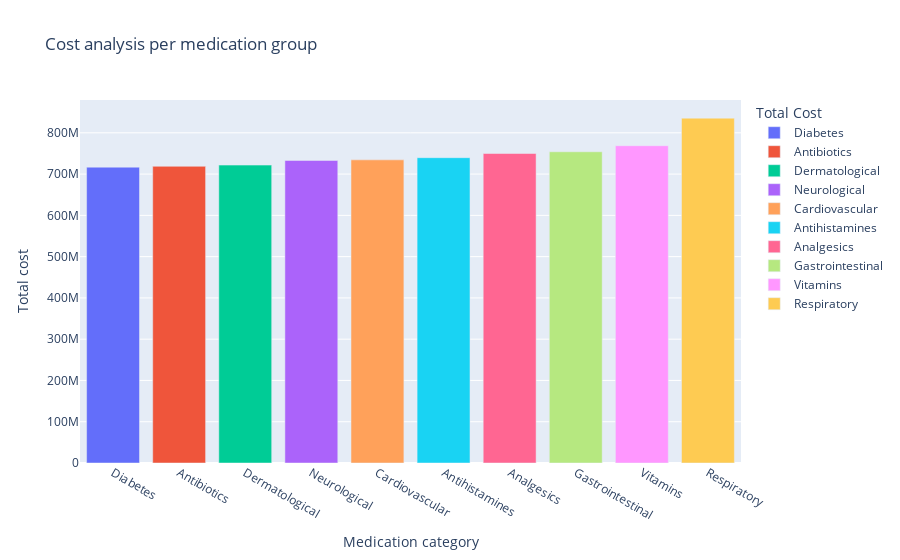

Notebook code cell kept with this figure:
### Code cell
plotting_cost=df.groupby('medication_category')['total_cost_egp'].sum().reset_index().sort_values(by='total_cost_egp')

fig=px.bar(plotting_cost,
            x='medication_category',
            y='total_cost_egp',
            color='medication_category',
            labels={'medication_category':'Medication category', 'total_cost_egp':'Total cost'},
            title='Cost analysis per medication group')
fig.update_layout(legend_title_text='Total Cost')
fig.show()

### Figure 1 — Plotly figure (JSON) as saved in the notebook; plotly's stock layout.template omitted (floating-point values rounded to 4 significant figures)
{"data": [{"hovertemplate": "Medication category=%{x}<br>Total cost=%{y}<extra></extra>", "legendgroup": "Diabetes", "marker": {"color": "#636efa", "pattern": {"shape": ""}}, "name": "Diabetes", "orientation": "v", "showlegend": true, "textposition": "auto", "x": ["Diabetes"], "xaxis": "x", "y": [716800000.0], "yaxis": "y", "type": "bar"}, {"hovertemplate": "Medication category=%{x}<br>Total cost=%{y}<extra></extra>", "legendgroup": "Antibiotics", "marker": {"color": "#EF553B", "pattern": {"shape": ""}}, "name": "Antibiotics", "orientation": "v", "showlegend": true, "textposition": "auto", "x": ["Antibiotics"], "xaxis": "x", "y": [718900000.0], "yaxis": "y", "type": "bar"}, {"hovertemplate": "Medication category=%{x}<br>Total cost=%{y}<extra></extra>", "legendgroup": "Dermatological", "marker": {"color": "#00cc96", "pattern": {"shape": ""}}, "name": "Dermatological", "orientation": "v", "showlegend": true, "textposition": "auto", "x": ["Dermatological"], "xaxis": "x", "y": [721800000.0], "yaxis": "y", "type": "bar"}, {"hovertemplate": "Medication category=%{x}<br>Total cost=%{y}<extra></extra>", "legendgroup": "Neurological", "marker": {"color": "#ab63fa", "pattern": {"shape": ""}}, "name": "Neurological", "orientation": "v", "showlegend": true, "textposition": "auto", "x": ["Neurological"], "xaxis": "x", "y": [733100000.0], "yaxis": "y", "type": "bar"}, {"hovertemplate": "Medication category=%{x}<br>Total cost=%{y}<extra></extra>", "legendgroup": "Cardiovascular", "marker": {"color": "#FFA15A", "pattern": {"shape": ""}}, "name": "Cardiovascular", "orientation": "v", "showlegend": true, "textposition": "auto", "x": ["Cardiovascular"], "xaxis": "x", "y": [734500000.0], "yaxis": "y", "type": "bar"}, {"hovertemplate": "Medication category=%{x}<br>Total cost=%{y}<extra></extra>", "legendgroup": "Antihistamines", "marker": {"color": "#19d3f3", "pattern": {"shape": ""}}, "name": "Antihistamines", "orientation": "v", "showlegend": true, "textposition": "auto", "x": ["Antihistamines"], "xaxis": "x", "y": [739800000.0], "yaxis": "y", "type": "bar"}, {"hovertemplate": "Medication category=%{x}<br>Total cost=%{y}<extra></extra>", "legendgroup": "Analgesics", "marker": {"color": "#FF6692", "pattern": {"shape": ""}}, "name": "Analgesics", "orientation": "v", "showlegend": true, "textposition": "auto", "x": ["Analgesics"], "xaxis": "x", "y": [749900000.0], "yaxis": "y", "type": "bar"}, {"hovertemplate": "Medication category=%{x}<br>Total cost=%{y}<extra></extra>", "legendgroup": "Gastrointestinal", "marker": {"color": "#B6E880", "pattern": {"shape": ""}}, "name": "Gastrointestinal", "orientation": "v", "showlegend": true, "textposition": "auto", "x": ["Gastrointestinal"], "xaxis": "x", "y": [754100000.0], "yaxis": "y", "type": "bar"}, {"hovertemplate": "Medication category=%{x}<br>Total cost=%{y}<extra></extra>", "legendgroup": "Vitamins", "marker": {"color": "#FF97FF", "pattern": {"shape": ""}}, "name": "Vitamins", "orientation": "v", "showlegend": true, "textposition": "auto", "x": ["Vitamins"], "xaxis": "x", "y": [768700000.0], "yaxis": "y", "type": "bar"}, {"hovertemplate": "Medication category=%{x}<br>Total cost=%{y}<extra></extra>", "legendgroup": "Respiratory", "marker": {"color": "#FECB52", "pattern": {"shape": ""}}, "name": "Respiratory", "orientation": "v", "showlegend": true, "textposition": "auto", "x": ["Respiratory"], "xaxis": "x", "y": [835500000.0], "yaxis": "y", "type": "bar"}], "layout": {"xaxis": {"anchor": "y", "domain": [0.0, 1.0], "title": {"text": "Medication category"}, "categoryorder": "array", "categoryarray": ["Diabetes", "Antibiotics", "Dermatological", "Neurological", "Cardiovascular", "Antihistamines", "Analgesics", "Gastrointestinal", "Vitamins", "Respiratory"]}, "yaxis": {"anchor": "x", "domain": [0.0, 1.0], "title": {"text": "Total cost"}}, "legend": {"title": {"text": "Total Cost"}, "tracegroupgap": 0}, "title": {"text": "Cost analysis per medication group"}, "barmode": "relative"}}
